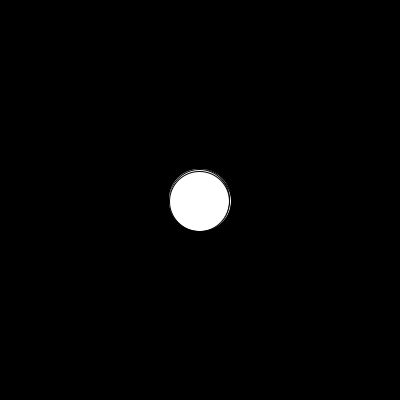
Frame 1 (no input)
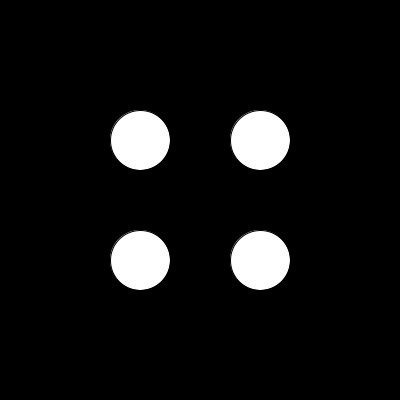
Frame 60 (the mouse pressed at the canvas centre just before this capture)
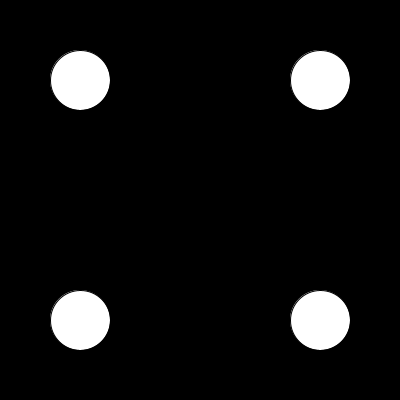
Frame 120 (the mouse held since frame 60 and released just before this capture)

The Processing sketch that drew these frames (run headless with seeded random() and noise(); from frame 60 on, the mouse is pressed at the canvas centre):

// Processing sketch: TravellingCircles
// ── TravellingCircles.pde
float x, y;

void setup() {
  size(400, 400);
  x = 0;
  y = 0;

}

void draw() {
  background(0,0,0);
  x = x+1;
  y = y-1;

  translate(width/2, height/2);
  ellipse(x, y, 60, 60);
  ellipse(x, -y, 60, 60);
  ellipse(-x, y, 60, 60);
  ellipse(-x, -y, 60, 60);
}
